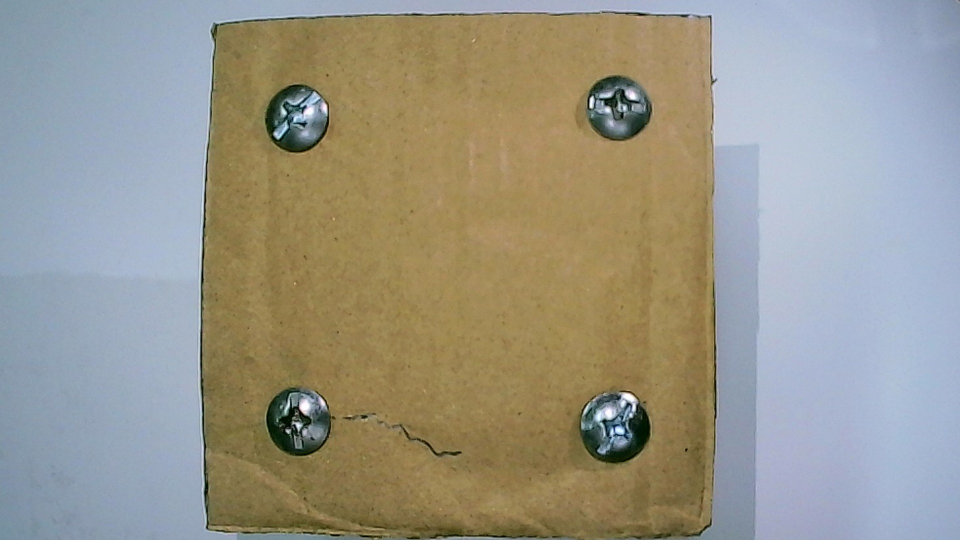
#> input picture data/real/train/crack_01.jpg, 1920 x 1080 px, given as the content of the folder ../data/real/train/crack_01.jpg, which was not available (shown at 1/2 size)
$ python surface_dev.py ../data/real/train/crack_01.jpg
#> lines starting #> are read from the running program, lines starting #| are printed output that depends on the picture
### experiments/dataset.py
"""Labelled datasets for the experiments.

Labels come from the file name prefix, so real photos work the same way:
    good_*, missing_screw_*, crack_*, scratch_*, misaligned_*   (part condition)
    dark_*, blurry_*                                             (unusable image)

The synthetic generator varies position, lighting, background, plate colour, screw
rotation, noise and defect placement, with different random seeds for train and test.
"""

import math
import re
from pathlib import Path

import numpy as np
from PIL import Image, ImageDraw, ImageFilter

from cell.validator import Decision

IMAGE_SUFFIXES = {".png", ".jpg", ".jpeg", ".bmp"}
DEFECT_LABELS = ("missing_screw", "crack", "scratch", "misaligned")
BAD_IMAGE_LABELS = ("dark", "blurry")
SCREWS = [(120, 120), (392, 120), (120, 392), (392, 392)]


def label_of(path: Path) -> str:
    stem = Path(path).stem.lower()
    for label in ("good", *DEFECT_LABELS, *BAD_IMAGE_LABELS):
        if re.match(rf"{label}(_|\d|$)", stem):
            return label
    raise ValueError(f"cannot tell the label of {path.name}; name it like good_01.jpg")


# [6 lines left out: function expected_decision, not called in this run]


def list_images(folder: Path) -> list[Path]:
    return sorted(p for p in Path(folder).iterdir() if p.suffix.lower() in IMAGE_SUFFIXES)


# [49 lines left out: functions draw_part, make_synthetic, not called in this run]

### cell/spec.py
"""The part spec: what a good part looks like and where to look.

Positions are fractions of the image, so they assume the part sits in a fixed jig under a
fixed camera, as it would in a real inspection cell. The deterministic side decides WHERE
to look; the AI only answers a narrow question about each close-up.

Why close-ups: on a whole-part image, Gemma 3 4B said a plate with a missing screw was
fine at 95% confidence and missed a crack. On close-ups of each region it got every
screw right and flagged the crack.
"""

import io
from dataclasses import dataclass, replace
from pathlib import Path

import numpy as np
from PIL import Image
from scipy.ndimage import uniform_filter

# Each region kind has exactly one "OK" answer and one "defect" answer.
OK_ANSWER = {"screw": "SCREW", "surface": "CLEAN"}
DEFECT_ANSWER = {"screw": "EMPTY", "surface": "DAMAGED"}
DEFECT_NAME = {"screw": "missing screw", "surface": "surface damage"}


@dataclass(frozen=True)
class Region:
    name: str
    kind: str  # "screw" or "surface"
    box: tuple[float, float, float, float]  # left, top, right, bottom as fractions of width/height
    # Screw regions only: where to look for the screw (or hole). The box is re-centred on
    # what is found, so a part placed a little off the jig is still inspected in the right place.
    search: tuple[float, float, float, float] | None = None
    # The question the AI is asked about this region, when it differs from the default for
    # its kind. What counts as damage depends on the material, so it belongs to the part spec.
    prompt: str | None = None


def _box(left: int, top: int, right: int, bottom: int, size: int = 512) -> tuple[float, float, float, float]:
    return (left / size, top / size, right / size, bottom / size)


def _screw(name: str, x: int, y: int) -> Region:
    return Region(name, "screw", _box(x - 60, y - 60, x + 60, y + 60))


# Screws first: a missing screw is the most common defect and ends the check early.
PART_SPEC = (
    _screw("screw top-left", 120, 120),
    _screw("screw top-right", 392, 120),
    _screw("screw bottom-left", 120, 392),
    _screw("screw bottom-right", 392, 392),
    Region("surface top", "surface", _box(160, 70, 352, 190)),
    Region("surface left", "surface", _box(70, 160, 190, 352)),
    Region("surface center", "surface", _box(160, 160, 352, 352)),
    Region("surface right", "surface", _box(322, 160, 442, 352)),
    Region("surface bottom", "surface", _box(160, 322, 352, 442)),
)

# Real cardboard test board, photographed by a fixed 1920x1080 webcam looking straight down.
# Screw boxes are ~2.2 screw-head radii across; positions were measured on training photos.
def _real_screw(name: str, search: tuple[float, float, float, float]) -> Region:
    cx, cy = (search[0] + search[2]) / 2, (search[1] + search[3]) / 2
    hw, hh = 0.055, 0.055 * 1920 / 1080  # square in pixels
    return Region(name, "screw", (cx - hw, cy - hh, cx + hw, cy + hh), search)


# v2, chosen on training photos only. v1 (the metal-plate prompt) called normal cardboard
# texture "numerous small scratches" and rejected every good board.
CARDBOARD_SURFACE_PROMPT = f"""This is a close-up of a plain brown cardboard board on an inspection line.
Normal cardboard is NOT damage: its fibre texture, soft folds and creases, faint parallel ridges,
gentle shading, colour variation and small dark specks are all normal.
Damage is a distinct, sharp, dark line that stands out from the cardboard, such as a crack or a
pen or pencil scratch, straight or zig-zag.
First, describe in one sentence whether you see any distinct sharp dark line.
Then, on a new last line, write exactly one of:
ANSWER: {OK_ANSWER['surface']}
ANSWER: {DEFECT_ANSWER['surface']}"""


def _real_surface(name: str, box: tuple[float, float, float, float]) -> Region:
    return Region(name, "surface", box, prompt=CARDBOARD_SURFACE_PROMPT)


CARDBOARD_SPEC = (
    _real_screw("screw top-left", (0.26, 0.03, 0.42, 0.40)),
    _real_screw("screw top-right", (0.56, 0.03, 0.72, 0.40)),
    _real_screw("screw bottom-left", (0.26, 0.60, 0.42, 0.97)),
    _real_screw("screw bottom-right", (0.56, 0.60, 0.72, 0.97)),
    _real_surface("surface top", (0.37, 0.08, 0.57, 0.30)),
    _real_surface("surface left", (0.25, 0.32, 0.355, 0.66)),
    _real_surface("surface center", (0.37, 0.32, 0.57, 0.66)),
    _real_surface("surface right", (0.585, 0.32, 0.70, 0.66)),
    _real_surface("surface bottom", (0.37, 0.68, 0.57, 0.90)),
)

SPECS = {"synthetic_plate": PART_SPEC, "cardboard_board": CARDBOARD_SPEC}

LOCATE_WIDTH = 480


def locate(image_path: Path, spec: tuple[Region, ...]) -> tuple[Region, ...]:
    """Re-centre each screw region on the strongest local-contrast blob in its search window
    (a screw head or an empty hole both stand out from flat board). Deterministic."""
    if not any(r.search for r in spec):
        return spec
    img = Image.open(image_path).convert("L")
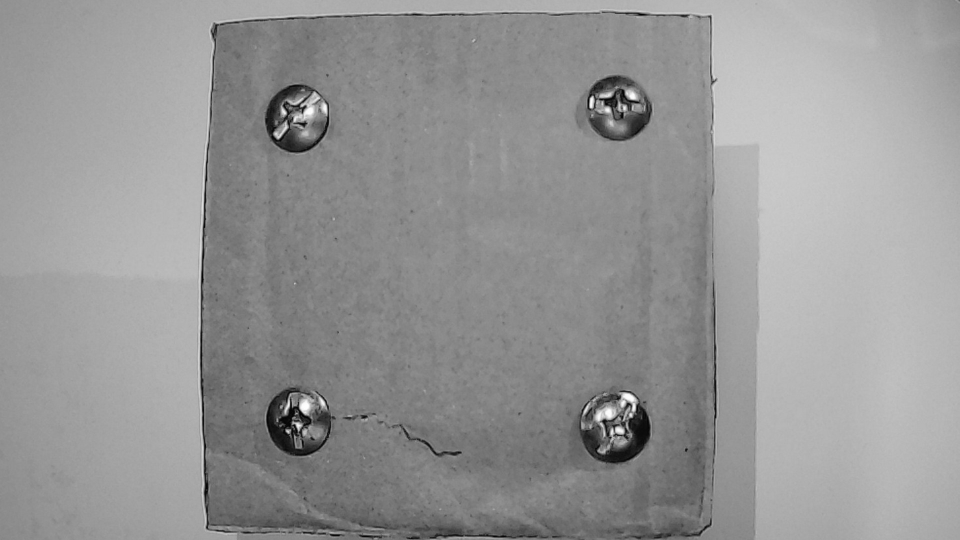
#> img: PIL image 1920x1080 L (shown at 1/2 size); min 0, max 255, mean 149.6
    w, h = LOCATE_WIDTH, round(LOCATE_WIDTH * img.height / img.width)
#> w = 480; h = 270
    g = np.asarray(img.resize((w, h)), dtype=np.float64)
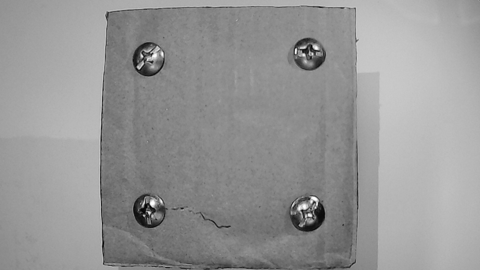
#> g: shape (270, 480) float64; min 3, max 255, mean 149.6
    mean = uniform_filter(g, 9)
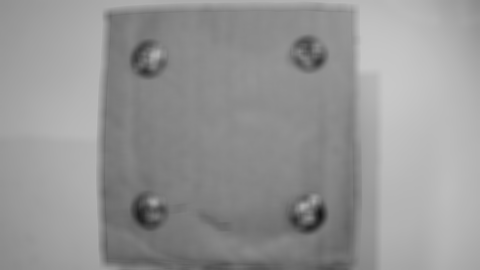
#> mean: shape (270, 480) float64; min 21.12, max 199.6, mean 149.6
    std = np.sqrt(np.clip(uniform_filter(g * g, 9) - mean * mean, 0, None))
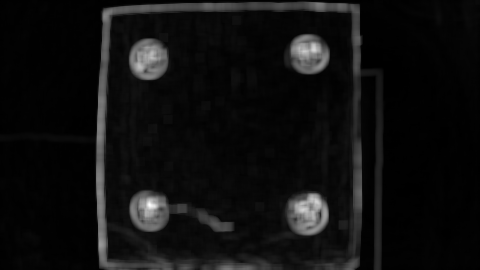
#> std: shape (270, 480) float64; min 0.557, max 86.19, mean 5.8; drawn with min black and max white
    contrast = uniform_filter(std, 25)  # about one screw-head across, so the peak lands on its centre
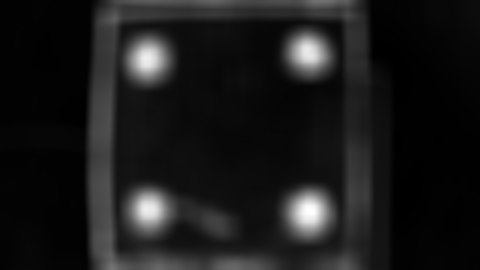
#> contrast: shape (270, 480) float64; min 0.77, max 49.78, mean 5.8; drawn with min black and max white
    out = []
    for r in spec:
        if r.search is None:
            out.append(r)
            continue
        x0, y0, x1, y1 = (round(r.search[0] * w), round(r.search[1] * h), round(r.search[2] * w), round(r.search[3] * h))
        yy, xx = np.unravel_index(contrast[y0:y1, x0:x1].argmax(), (y1 - y0, x1 - x0))
        cx, cy = (x0 + xx) / w, (y0 + yy) / h
        hw, hh = (r.box[2] - r.box[0]) / 2, (r.box[3] - r.box[1]) / 2
        out.append(replace(r, box=(cx - hw, cy - hh, cx + hw, cy + hh)))
#> this loop made 9 passes
#> (yy, xx, cx, cy) on passes 1 to 4: (50, 21, 0.304, 0.215), (41, 38, 0.64, 0.181), (47, 21, 0.304, 0.774), (50, 42, 0.648, 0.785)
#> after the loop, out = 9 items
    return tuple(out)


SCREW_CROP_PX = 360  # screw crops are upscaled; the model reads small features better


def crop(image_path: Path, region: Region) -> bytes:
    img = Image.open(image_path).convert("RGB")
#> img is the input picture: PIL image 1920x1080 RGB; mean R, G, B 153, 150.2, 137.3
    w, h = img.size
#> w = 1920; h = 1080
    left, top, right, bottom = region.box
    out = img.crop((round(left * w), round(top * h), round(right * w), round(bottom * h)))
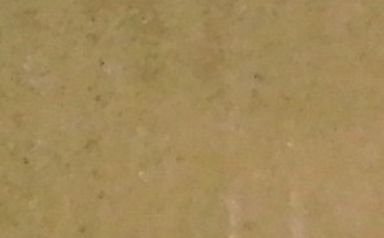
#> out: PIL image 384x238 RGB; mean R, G, B 162.8, 138.3, 89.4
    if region.kind == "screw":
        out = out.resize((SCREW_CROP_PX, SCREW_CROP_PX))
    buf = io.BytesIO()
    out.save(buf, "PNG")
    return buf.getvalue()

### cell/vlm.py
"""Vision-language model clients. They only return raw text; trusting it is the validator's job."""

import base64
from pathlib import Path

import requests

from .config import CellConfig
from .spec import DEFECT_ANSWER, OK_ANSWER, Region, crop

# "Describe first, then answer" matters. With a forced JSON schema, Gemma 3 4B gave the
# same answer for every crop; asked to describe first, it read each crop correctly.
PROMPTS = {
    # v2, chosen on training crops (experiments/prompt_dev.py): v1 called rotated screws
    # ("X" slots) empty; v2 reads screws correctly but still misses some empty holes,
    # which is why the deterministic presence check exists.
    "screw": f"""This is a close-up of one screw position on a metal plate.
An installed screw looks like a light round head with a cross-shaped slot. The cross can be turned to any angle, so it may look like a + or like an X.
An empty hole looks like a plain dark round hole, with no head and no slot.
First, describe in one sentence exactly what you see.
Then, on a new last line, write exactly one of:
ANSWER: {OK_ANSWER['screw']}   (a screw head is installed)
ANSWER: {DEFECT_ANSWER['screw']}   (the hole has no screw)""",
    "surface": f"""This is a close-up of a metal plate surface on a manufacturing line.
First, describe the surface in one sentence: is it smooth and uniform, or are there any lines, cracks, scratches or marks on it?
Then, on a new last line, write exactly one of:
ANSWER: {OK_ANSWER['surface']}
ANSWER: {DEFECT_ANSWER['surface']}""",
}


class VLMError(Exception):
    """The model could not produce an answer at all (timeout, server down, HTTP error)."""


class OllamaVLM:
    def __init__(self, cfg: CellConfig):
        self.cfg = cfg
        self.calls = 0

    @property
    def name(self) -> str:
        return f"ollama:{self.cfg.model}"

    def inspect(self, image_path: Path, region: Region) -> str:
        image_b64 = base64.b64encode(crop(image_path, region)).decode()
        self.calls += 1
        unload = self.calls % self.cfg.unload_every_n_calls == 0
        body = {
            "model": self.cfg.model,
            "messages": [{"role": "user", "content": region.prompt or PROMPTS[region.kind], "images": [image_b64]}],
            "stream": False,
            # Keep the model loaded between parts, except every N calls (see config).
            "keep_alive": 0 if unload else "30m",
            "options": {"temperature": 0, "num_ctx": self.cfg.num_ctx},
        }
        try:
            r = requests.post(
                f"{self.cfg.ollama_url}/api/chat", json=body, timeout=self.cfg.vlm_timeout_s
            )
            r.raise_for_status()
            return r.json()["message"]["content"]
#> (the run stopped early here; a loop or call above may not have finished)
